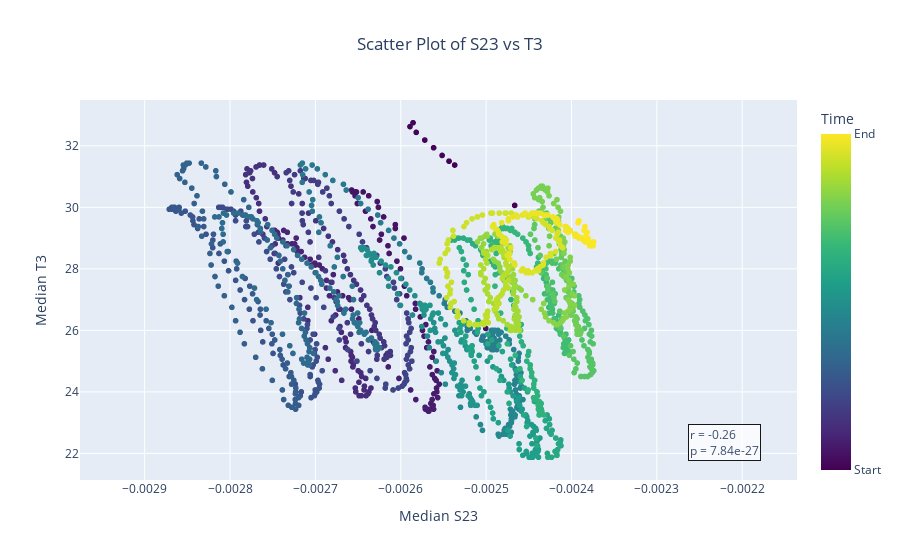

The notebook cell saved with this chart:
### Code cell
import pandas as pd

SLeaf = "S23"
TLeaf = "T3"


# Convert the results to a pandas DataFrame
df = pd.DataFrame(list(collection.aggregate(
    generate_pipeline_or(SLeaf, TLeaf, 20, 3.11e-9))))
df = df.dropna()
# df.head(3)

correlation, p_value = calculate_pearson_correlation(df, TLeaf, SLeaf)
create_scatter_plot(df, TLeaf, SLeaf, correlation, p_value, save=False, show=True)

### Figure 1 — Plotly figure (JSON) as saved in the notebook; plotly's stock layout.template omitted (floating-point values rounded to 4 significant figures; data arrays with more than 128 entries replaced by an {"elided": "..."} marker saying what was removed)
{"data": [{"hovertemplate": "Median S23=%{x}<br>Median T3=%{y}<br>index=%{marker.color}<extra></extra>", "legendgroup": "", "marker": {"color": {"elided": "1596 int values"}, "coloraxis": "coloraxis", "symbol": "circle"}, "mode": "markers", "name": "", "showlegend": false, "type": "scattergl", "x": {"elided": "1596 float values"}, "xaxis": "x", "y": {"elided": "1596 float values"}, "yaxis": "y"}], "layout": {"annotations": [{"align": "left", "bgcolor": "rgba(255, 255, 255, 0.8)", "bordercolor": "black", "borderwidth": 1, "font": {"size": 12}, "opacity": 0.9, "showarrow": false, "text": "r = -0.26<br>p = 7.84e-27", "x": 0.95, "xref": "paper", "y": 0.05, "yref": "paper"}], "coloraxis": {"colorbar": {"ticktext": ["Start", "End"], "tickvals": [46, 1709], "title": {"text": "Time"}}, "colorscale": [[0, "#440154"], [0.1111, "#482878"], [0.2222, "#3e4989"], [0.3333, "#31688e"], [0.4444, "#26828e"], [0.5556, "#1f9e89"], [0.6667, "#35b779"], [0.7778, "#6ece58"], [0.8889, "#b5de2b"], [1, "#fde725"]]}, "legend": {"tracegroupgap": 0}, "margin": {"r": 50}, "title": {"text": "Scatter Plot of S23 vs T3", "x": 0.5}, "xaxis": {"anchor": "y", "domain": [0, 1], "range": [-0.002976, -0.002136], "title": {"text": "Median S23"}}, "yaxis": {"anchor": "x", "domain": [0, 1], "title": {"text": "Median T3"}}}}
